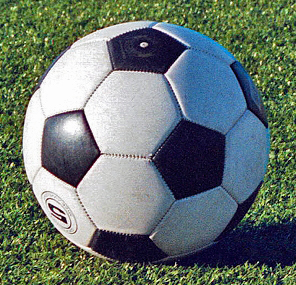
#> input picture 算法组/Week2/chenjialiang/data/ball1_clear.jpg, 296 x 285 px; its folder holds only this picture in this run
$ python task2_processing.py --image ../../../Week2/chenjialiang/data/ball1_clear.jpg
#> lines starting #> are read from the running program, lines starting #| are printed output that depends on the picture; after the words box and inside, x2 and y2 are one past the last pixel; in counts of white or black regions, pixels touching at a corner belong together
### 算法组/Week1/kuaizhenhua/src/common.py
"""公用文件读写。默认路径跟随项目，支持 Windows 中文文件名。"""

from pathlib import Path
import json

import cv2
import numpy as np

# src 的上一级就是项目根目录，整体移动或解压后仍能找到默认素材与结果。
PROJECT_ROOT = Path(__file__).resolve().parents[1]
IMAGE_SUFFIXES = {'.png', '.jpg', '.jpeg', '.bmp', '.tif', '.tiff', '.webp'}


def read_image(path, flags=cv2.IMREAD_COLOR):
    """读取图片并检查结果；默认返回 BGR 彩色数组，失败时给出路径信息。"""
    path = Path(path)
    if not path.is_file():
        raise FileNotFoundError(f'Image not found: {path}')

    # 普通路径使用课内的 imread；Windows 非 ASCII 路径使用同一解码器的替代入口。
    if str(path).isascii():
        image = cv2.imread(str(path), flags)
    else:
        # 先由 NumPy 读文件字节，再交给 OpenCV 解码，避免中文文件名兼容问题。
        image = cv2.imdecode(np.fromfile(path, dtype=np.uint8), flags)
    if image is None or image.size == 0:
        raise ValueError(f'Cannot decode image: {path}')
    return image


def save_image(path, image):
    """保存并重读图片；检查尺寸、通道数，PNG 还逐像素检查无损保存。"""
    path = Path(path)
    path.parent.mkdir(parents=True, exist_ok=True)
    if str(path).isascii():
        ok = cv2.imwrite(str(path), image)
        if not ok:
            raise OSError(f'imwrite failed: {path}')
    else:
        # 用扩展名选择编码格式，再由 NumPy 写入中文路径。
        ok, encoded = cv2.imencode(path.suffix, image)
        if not ok:
            raise OSError(f'imencode failed: {path}')
        encoded.tofile(path)

    # IMREAD_UNCHANGED 保留原通道数，灰度图不会在检查时被转成三通道。
    restored = read_image(path, cv2.IMREAD_UNCHANGED)
    if restored.shape != image.shape:
        raise OSError(f'Image shape changed on saving: {path}')
    # PNG 应完整保留像素；JPEG 等有损格式不要求逐像素相同。
    if path.suffix.lower() == '.png' and not np.array_equal(restored, image):
        raise OSError(f'PNG roundtrip mismatch: {path}')


# [19 lines left out: function list_images, not called in this run]


def project_relative_records(value):
    """递归转换记录中的项目内绝对路径，使整个文件夹移动后仍可复现。

    只转换路径本身，不替换普通说明文字；项目外输入路径保持原值。
    运行时仍可使用绝对路径，写入 JSON 时统一为相对项目根的正斜杠路径。
    """
    if isinstance(value, dict):
        return {
            project_relative_records(key): project_relative_records(item)
            for key, item in value.items()
        }
    if isinstance(value, (list, tuple)):
        return [project_relative_records(item) for item in value]
    if isinstance(value, Path):
        value = str(value)
    if isinstance(value, str):
        candidate = Path(value)
        if candidate.is_absolute():
            try:
                return candidate.resolve().relative_to(PROJECT_ROOT.resolve()).as_posix()
            except ValueError:
                pass
    return value


def write_json(path, obj):
    """保存可读的 UTF-8 JSON，并把项目内部路径记录为相对路径。"""
    path = Path(path)
    path.parent.mkdir(parents=True, exist_ok=True)
    path.write_text(
        json.dumps(project_relative_records(obj), ensure_ascii=False, indent=2),
        encoding='utf-8',
    )


def safe_output_dir(folder, input_folder):
    """创建输出目录，禁止与素材目录相同或互相嵌套，避免覆盖与混入原图。"""
    folder, input_folder = Path(folder).resolve(), Path(input_folder).resolve()
    if (
        folder == input_folder or input_folder in folder.parents
        or folder in input_folder.parents
    ):
        raise ValueError(
            'Input and output folders must be separate; do not overwrite originals.'
        )
    folder.mkdir(parents=True, exist_ok=True)
    return folder


# [32 lines left out: function montage, not called in this run]

### 算法组/Week1/kuaizhenhua/src/task2_processing.py
"""任务二：基础预处理和单变量参数对照，保存全部中间结果。

默认选取 data/images 按文件名排序后的第一张图片，也可指定：
    python src/task2_processing.py --image data/images/your_image.jpg

baseline 是基准；另外四组每次只改变一个参数，便于判断变化原因。
固定阈值处理比较的是亮度，不等同于任务三的颜色目标提取。
"""

from __future__ import annotations

import argparse
from pathlib import Path

import cv2
import numpy as np

from common import PROJECT_ROOT, list_images, read_image, save_image, write_json, safe_output_dir

# 各参数组使用一致的步骤编号，文件与结果 JSON 都引用这张表。
STAGE_FILES = {
    "gaussian": "01_gaussian.png",
    "threshold": "02_threshold.png",
    "canny": "03_canny.png",
    "morphology": "04_morphology.png",
}


def odd_kernel(text: str) -> int:
    value = int(text)
    if value < 1 or value > 99 or value % 2 == 0:
        raise argparse.ArgumentTypeError("核大小必须是 1~99 之间的奇数")
    return value


def build_parser() -> argparse.ArgumentParser:
    parser = argparse.ArgumentParser(description=__doc__, formatter_class=argparse.RawDescriptionHelpFormatter)
    parser.add_argument("--input-dir", type=Path, default=PROJECT_ROOT / "data" / "images", help="默认图片目录")
    parser.add_argument("--image", type=Path, help="指定一张图片；优先于 --input-dir")
    parser.add_argument("--output-dir", type=Path, default=PROJECT_ROOT / "outputs" / "task2", help="结果目录")
    parser.add_argument("--gaussian-kernel", type=odd_kernel, default=5, help="高斯滤波核边长，默认 5")
    parser.add_argument("--threshold", type=int, default=127, help="固定二值阈值 0~255，默认 127")
    parser.add_argument("--canny-low", type=int, default=80, help="Canny 低阈值，默认 80")
    parser.add_argument("--canny-high", type=int, default=160, help="Canny 高阈值，默认 160")
    parser.add_argument("--morph-kernel", type=odd_kernel, default=3, help="形态学椭圆核边长，默认 3")
    parser.add_argument("--morph-operation", choices=("open", "close"), default="open", help="基准形态学操作，默认开运算 open")
    return parser


def process(gray: np.ndarray, config: dict) -> tuple[dict[str, np.ndarray], dict]:
    blurred = cv2.GaussianBlur(gray, (config["gaussian_kernel"], config["gaussian_kernel"]), 0)
    _, binary = cv2.threshold(blurred, config["threshold"], 255, cv2.THRESH_BINARY)
    edges = cv2.Canny(blurred, config["canny_low"], config["canny_high"])
    kernel = cv2.getStructuringElement(cv2.MORPH_ELLIPSE, (config["morph_kernel"], config["morph_kernel"]))
    operation = cv2.MORPH_OPEN if config["morph_operation"] == "open" else cv2.MORPH_CLOSE
    morphology = cv2.morphologyEx(binary, operation, kernel)
    images = {"gaussian": blurred, "threshold": binary, "canny": edges, "morphology": morphology}
    metrics = {
        "gaussian_mean_abs_change": float(np.abs(gray.astype(np.float32) - blurred.astype(np.float32)).mean()),
        "threshold_white_fraction": float(np.count_nonzero(binary) / binary.size),
        "canny_edge_fraction": float(np.count_nonzero(edges) / edges.size),
        "canny_connected_components": int(cv2.connectedComponents(edges, connectivity=8)[0] - 1),
        "morphology_white_fraction": float(np.count_nonzero(morphology) / morphology.size),
        "morphology_changed_pixels": int(np.count_nonzero(morphology != binary)),
    }
    return images, metrics


def tile(image: np.ndarray, title: str, subtitle: str = "") -> np.ndarray:
    """保持宽高比缩放，仅在对比图中加英文标签，避免字体缺失造成乱码。"""
    canvas = np.full((244, 288, 3), 245, dtype=np.uint8)
    color = cv2.cvtColor(image, cv2.COLOR_GRAY2BGR) if image.ndim == 2 else image
    scale = min(280 / color.shape[1], 198 / color.shape[0])
    target = cv2.resize(color, (max(1, round(color.shape[1] * scale)), max(1, round(color.shape[0] * scale))), interpolation=cv2.INTER_AREA if scale < 1 else cv2.INTER_NEAREST)
    offset_x = (288 - target.shape[1]) // 2
    offset_y = 44 + (198 - target.shape[0]) // 2
    canvas[offset_y:offset_y + target.shape[0], offset_x:offset_x + target.shape[1]] = target
    cv2.putText(canvas, title, (7, 18), cv2.FONT_HERSHEY_SIMPLEX, 0.48, (25, 25, 25), 1, cv2.LINE_AA)
    if subtitle:
        cv2.putText(canvas, subtitle, (7, 36), cv2.FONT_HERSHEY_SIMPLEX, 0.38, (70, 70, 70), 1, cv2.LINE_AA)
    return canvas


def main() -> None:
    parser = build_parser()
    args = parser.parse_args()
    if not 0 <= args.threshold <= 255:
        parser.error("--threshold 必须位于 0~255")
    if not 0 <= args.canny_low < args.canny_high <= 255:
        parser.error("Canny 阈值必须满足 0 <= low < high <= 255")
    if args.image:
        source = args.image.resolve()
    else:
        paths = sorted(list_images(args.input_dir.resolve()), key=lambda item: str(item).casefold())
        if not paths:
            parser.error(f"输入目录中没有图片：{args.input_dir}")
        source = paths[0].resolve()
    image = read_image(source)
#> in read_image, image is the input picture: shape (285, 296, 3); mean B, G, R 111, 117.3, 104
    gray = cv2.cvtColor(image, cv2.COLOR_BGR2GRAY)
    output_dir = safe_output_dir(args.output_dir, source.parent if args.image else args.input_dir)
    # 指定目录时，任何输入图片都不能成为输出覆盖的目标。
    protected_sources = {source} if args.image else {path.resolve() for path in paths}

    def save(relative_path: str, result: np.ndarray) -> None:
        target = output_dir / relative_path
        if target.resolve() in protected_sources:
            raise ValueError(f"已阻止覆盖原图：{target}")
        save_image(target, result)

    # 改动值总是与基准不同；每次只调整一种因素。
    base = {"gaussian_kernel": args.gaussian_kernel, "threshold": args.threshold, "canny_low": args.canny_low, "canny_high": args.canny_high, "morph_kernel": args.morph_kernel, "morph_operation": args.morph_operation}
    gaussian_alt = args.gaussian_kernel + 6 if args.gaussian_kernel <= 93 else args.gaussian_kernel - 6
    threshold_alt = args.threshold + 40 if args.threshold <= 215 else args.threshold - 40
    morph_alt = args.morph_kernel + 6 if args.morph_kernel <= 93 else args.morph_kernel - 6
    low_alt, high_alt = args.canny_low // 2, max(1, args.canny_high // 2)
    if (low_alt, high_alt) == (args.canny_low, args.canny_high):
        low_alt, high_alt = 1, 2
    configurations = [
        ("baseline", "基准参数", base.copy()),
        ("gaussian_changed", "只修改高斯滤波核", {**base, "gaussian_kernel": gaussian_alt}),
        ("threshold_changed", "只修改固定二值阈值", {**base, "threshold": threshold_alt}),
        ("canny_changed", "只修改 Canny 双阈值", {**base, "canny_low": low_alt, "canny_high": high_alt}),
        ("morphology_changed", "只修改形态学核", {**base, "morph_kernel": morph_alt}),
    ]
    save("01_original.png", image)
    save("02_grayscale.png", gray)
    rows, records = [], []
    baseline_images = None
    for name, explanation, config in configurations:
        images, metrics = process(gray, config)
#> in process, `blurred = cv2.GaussianBlur(gray, (config["gaussian_kernel"], config["g..`:
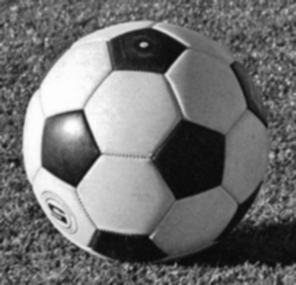
#> blurred: shape (285, 296); min 8, max 253, mean 112.6
#> in process, `_, binary = cv2.threshold(blurred, config["threshold"], 255, cv2.THRES..`:
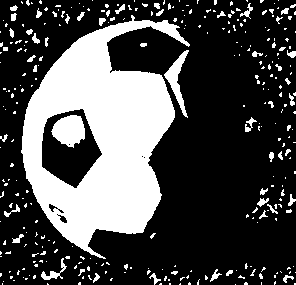
#> binary: shape (285, 296); 29.5% white; 318 white regions (268 under 20 px), largest, box (x1, y1, x2, y2) and area: (21, 15, 190, 259) 20136, (51, 115, 85, 148) 784, (164, 50, 189, 118) 527
#> in process, `edges = cv2.Canny(blurred, config["canny_low"], config["canny_high"])`:
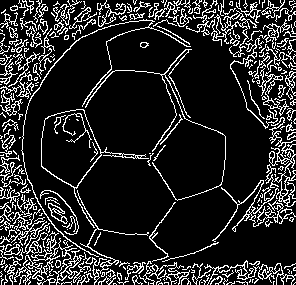
#> edges: shape (285, 296); 15.7% white in thin lines or dots
#> in process, `morphology = cv2.morphologyEx(binary, operation, kernel)`:
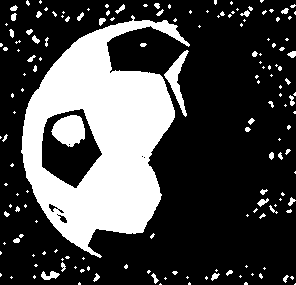
#> morphology: shape (285, 296); 28.1% white; 160 white regions (117 under 20 px), largest, box (x1, y1, x2, y2) and area: (21, 15, 190, 258) 20119, (51, 115, 85, 147) 778, (164, 50, 189, 117) 523
#> in process, `metrics = { "gaussian_mean_abs_change": float(np.abs(gray.astype(np.fl..`: metrics = {'gaussian_mean_abs_change': 14.05, 'threshold_white_fraction': 0.295, 'canny_edge_fraction': 0.157, 'canny_connected_components': 265, 'morphology_white_fraction': 0.281, 'morphology_changed_pixels': 1190}
#> images = 4 items
        if baseline_images is None:
            baseline_images = images
#> baseline_images = 4 items
        for kind, result in images.items():
            save(f"{name}/{STAGE_FILES[kind]}", result)
        differences = {kind: int(np.count_nonzero(result != baseline_images[kind])) for kind, result in images.items()}
#> differences = {'gaussian': 0, 'threshold': 0, 'canny': 0, 'morphology': 0}
        labels = {"gaussian": f"kernel={config['gaussian_kernel']}, sigma=auto", "threshold": f"T={config['threshold']}, binary", "canny": f"low={config['canny_low']}, high={config['canny_high']}", "morphology": f"{config['morph_operation']}, kernel={config['morph_kernel']}"}
        row = [tile(gray, name, "grayscale input")]
        row.extend(tile(result, kind, labels[kind]) for kind, result in images.items())
#> in tile (call 3), `canvas = np.full((244, 288, 3), 245, dtype=np.uint8)`: canvas: shape (244, 288, 3); every value is 245
#> call 4 of tile, with title = 'canny', subtitle = 'low=80, high=160'
#> in tile (call 4), `color = cv2.cvtColor(image, cv2.COLOR_GRAY2BGR) if image.ndim == 2 els..`: color: shape (285, 296, 3); 15.7% white in thin lines or dots
#> in tile (call 4), `target = cv2.resize(color, (max(1, round(color.shape[1] * scale)), max..`:
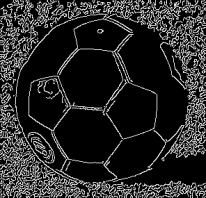
#> target: shape (198, 206, 3); min 0, max 255, mean 40.1
#> in tile (call 4), `cv2.putText(canvas, subtitle, (7, 36), cv2.FONT_HERSHEY_SIMPLEX, 0.38,..`:
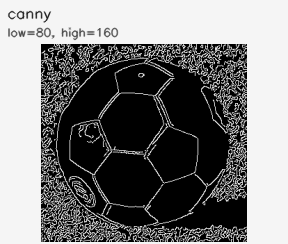
#> canvas: shape (244, 288, 3); min 0, max 255, mean 124.9
#> in tile (call 5), `cv2.putText(canvas, subtitle, (7, 36), cv2.FONT_HERSHEY_SIMPLEX, 0.38,..`:
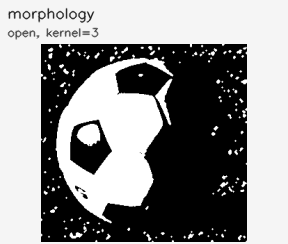
#> canvas: shape (244, 288, 3); min 0, max 255, mean 143
        rows.append(np.hstack(row))
        records.append({"name": name, "change": explanation, "parameters": config, "metrics": metrics, "changed_pixels_vs_baseline": differences, "files": {kind: f"{name}/{STAGE_FILES[kind]}" for kind in images}})
        print(f"{name}: T={config['threshold']}, gaussian={config['gaussian_kernel']}, Canny=({config['canny_low']}, {config['canny_high']}), morph={config['morph_kernel']}; white={metrics['threshold_white_fraction']:.3f}, edge={metrics['canny_edge_fraction']:.3f}")
#| baseline: T=127, gaussian=5, Canny=(80, 160), morph=3; white=0.295, edge=0.157
    save("03_comparison.png", np.vstack(rows))

    # 补齐学习内容中的均值/中值滤波、自适应阈值、腐蚀/膨胀/开/闭运算。
    kernel = cv2.getStructuringElement(cv2.MORPH_ELLIPSE, (base["morph_kernel"], base["morph_kernel"]))
    binary = baseline_images["threshold"]
    supplements = {
        "mean_filter": cv2.blur(gray, (5, 5)),
        "median_filter": cv2.medianBlur(gray, 5),
        "adaptive_threshold": cv2.adaptiveThreshold(baseline_images["gaussian"], 255, cv2.ADAPTIVE_THRESH_GAUSSIAN_C, cv2.THRESH_BINARY, 31, 5),
        "erode": cv2.erode(binary, kernel, iterations=1),
        "dilate": cv2.dilate(binary, kernel, iterations=1),
        "opening": cv2.morphologyEx(binary, cv2.MORPH_OPEN, kernel),
        "closing": cv2.morphologyEx(binary, cv2.MORPH_CLOSE, kernel),
    }
    for channel_name, channel in zip(("B", "G", "R"), cv2.split(image)):
        supplements[f"channel_{channel_name}"] = channel
#> this loop made 3 passes
#> channel_name on passes 1 to 3: 'B', 'G', 'R'
#> after the loop, supplements = 10 items
    supplement_files = {
        name: f"supplement/{index:02d}_{name}.png"
        for index, name in enumerate(supplements, start=1)
    }
#> supplement_files = 10 items
    for name, result in supplements.items():
        save(supplement_files[name], result)
    report_path = output_dir / "results.json"
    if report_path.resolve() == source:
        raise ValueError("results.json 不得覆盖源文件")
    write_json(report_path, {"task": "task2_processing", "source": str(source), "source_shape": list(image.shape), "comparison_strategy": "baseline + four one-factor-at-a-time changes", "configurations": records, "supplement_parameters": {"mean_kernel": 5, "median_kernel": 5, "adaptive_method": "GAUSSIAN_C", "adaptive_block_size": 31, "adaptive_C": 5, "morphology_shape": "ELLIPSE", "morphology_kernel": base["morph_kernel"], "morphology_iterations": 1}, "supplement_files": supplement_files, "interpretation_notes": ["固定阈值为 THRESH_BINARY：像素值大于 T 才变为白色；升高 T 通常减少白色区域。", "较大的高斯核会增强平滑，也可能模糊细小边缘。", "降低 Canny 阈值通常保留更多弱边缘，也可能增加噪声边缘。", "开运算可能去除小白噪声，也可能损伤细小目标；闭运算可能填孔连通，也可能合并邻近区域。", "白色占比、边缘连通分量只是观察指标，不能单独证明识别正确或边缘完整。"]})
    print(f"完成：5 组参数对照、完整中间结果和 03_comparison.png 已保存到 {output_dir}")


if __name__ == "__main__":
    main()
